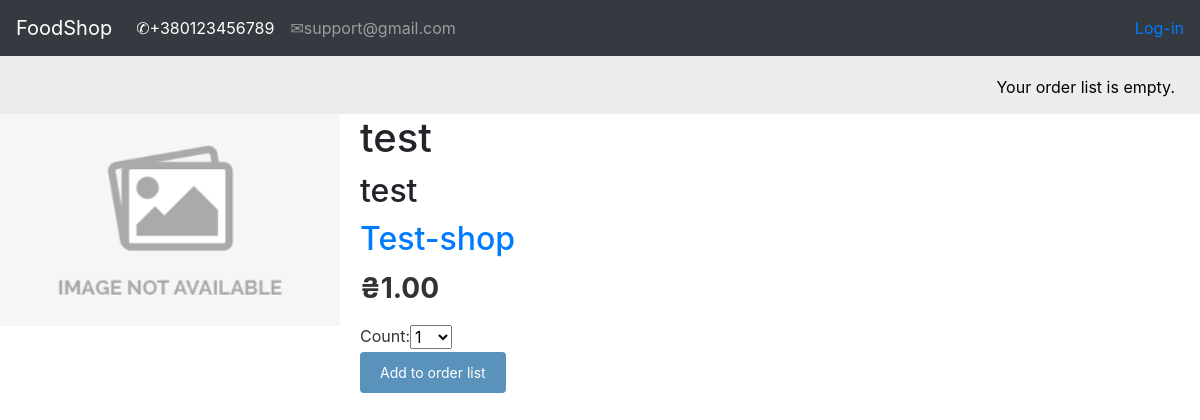
The page /restaurant/product/1/test/ on the database its author committed.
### shop/models.py (models this page shows, shortened)
class Product(models.Model):
    shop = models.ForeignKey(Shop, on_delete=models.CASCADE)
    category = models.ForeignKey(Category, on_delete=models.CASCADE)
    name = models.CharField(max_length=150, db_index=True)
    slug = models.SlugField(max_length=150, db_index=True)
    image = models.ImageField(upload_to='image_products/%Y/%d/%m', default='image_products/no_img.png')
    description = models.TextField(blank=True)
    price = models.DecimalField(max_digits=10, decimal_places=2)
    available = models.BooleanField(default=True)
    created = models.DateTimeField(auto_now_add=True)
    updated = models.DateTimeField(auto_now=True)
    objects = ProductManager()
    class Meta:
        ordering = ('name',)
        index_together = (('id', 'slug'),)
        default_related_name = "products"
    def get_shop_slug(self):
        shop = Shop.objects.get(name=self.shop)
        shop = shop.slug
        return reverse('product_list_by_shop',
                       args=[shop])

class Category(models.Model):
    name = models.CharField(max_length=150, db_index=True)
    slug = models.SlugField(max_length=150, db_index=True, unique=True)
    class Meta:
        ordering = ('name',)
        default_related_name = "category"
    def __str__(self):
        return self.name

class Shop(models.Model):
    owner = models.OneToOneField(settings.AUTH_USER_MODEL, on_delete=models.CASCADE)
    name = models.CharField(max_length=150, db_index=True)
    slug = models.SlugField(max_length=150, db_index=True, unique=True)
    class Meta:
        ordering = ('name',)
        default_related_name = "shop"
    def __str__(self):
        return self.name

### shop/views.py (the view)
# urls.py: path('restaurant/product/<int:id>/<slug:slug>/', views.product_detail, name='product_detail'),
def product_detail(request, id, slug):
    product = Product.objects.available().get(id=id, slug=slug)
    orderlist_form = OrderListAddProductForm()
    return render(request, 'shop/product_detail.html',
                  {'product': product,
                   'orderlist_form': orderlist_form})

### orderlist/forms.py
class OrderListAddProductForm(forms.Form):
    count = forms.TypedChoiceField(choices=PRODUCT_COUNT_CHOICES, coerce=int)
    update = forms.BooleanField(required=False, initial=False, widget=forms.HiddenInput)

### orderlist/context_processors.py (called while the page is built)
def orderlist(request):
    return {'orderlist': OrderList(request)}

### orderlist/orderlist.py (called while the page is built)
    def __len__(self):
        return sum(item['count'] for item in self.orderlist.values())

### shop/models.py (called while the page is built)
    def available(self):
        return self.filter(available=True)

    def get_query_set(self):
        return ProductQuerySet(self.model)

    def available(self):
        return self.get_query_set().available()

### templates/shop/product_detail.html (shortened to what this page needs)
{% extends 'shop/base.html' %}
{% load static %}
{% block context %}
  <div class="product-detail">
    <img src="{{ product.image.url }}">
    <h1>{{ product.name }}</h1>
    <h2>{{ product.category }}</h2>
    <h2><a href="{{ product.get_shop_slug }}">{{ product.shop }}</a></h2>
    <p class="price">₴{{ product.price }}</p>
    <form action="{% url 'orderlist:orderlist_add' product.id %}" method="post">
    {{ orderlist_form }}
    <input type="submit" value="Add to order list">
</form>
  </div>
{% endblock %}

### static/css/style.css (style rules this page uses)
html { overflow-x: hidden; }
.product-detail { text-align:justify; }
.product-detail .price { color:#333; font-size:28px; font-weight:bold; }
.product-detail img { width:30%; float:left; padding:0 20px 20px 0; }
.product-detail h1 { margin-bottom:0; }
.product-detail h2 { margin-top:10px; }
a.button, input[type="submit"] { color:#fff; background:#5993bb; border-radius:4px; padding:10px 20px; font-size:14px; border:0; }
form { overflow:auto; margin-left: 5px; }
label { float:left; clear:both; color:#333; margin-bottom:4px; margin-top: -1px; }
input, textarea { clear:both; float:left; margin:0 0 10px; background:#efefef; border:0; padding:6px 10px; font-size:14px; }

### rows shown on the page
Product: image (placeholder picture), name "test", category "test", shop "Test-shop", price "1.00"
